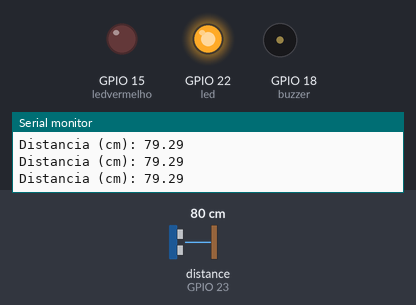
The sketch below on a simulated ESP32. On the bench: output pins drawn as LEDs (lit = HIGH), buzzer (waves = sounding), the last lines printed to the serial monitor. Wiring (inferred from the names in the program): ultrasonic range finder: trigger GPIO 5; echo GPIO 23. Inputs (shaded band) come from the test bench; at power-on: distance to the obstacle (sensor on GPIO 23) 80 cm. The echo pulse lasts 58.3 µs per cm; pins used as bus, display or sensor lines are not drawn.

Above: at 1.3 s.
1.4 s: distance to the obstacle (sensor on GPIO 23) set to 34 cm
2.9 s: distance to the obstacle (sensor on GPIO 23) set to 27 cm
At 4.1 s:
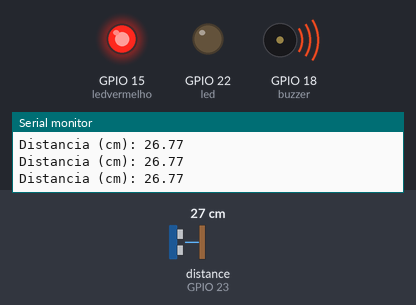
4.5 s: distance to the obstacle (sensor on GPIO 23) set to 35 cm
At 5.5 s:
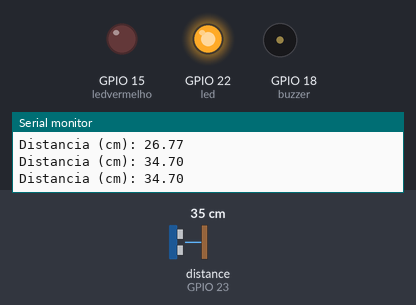
6.0 s: distance to the obstacle (sensor on GPIO 23) set to 2 cm
At 6.9 s:
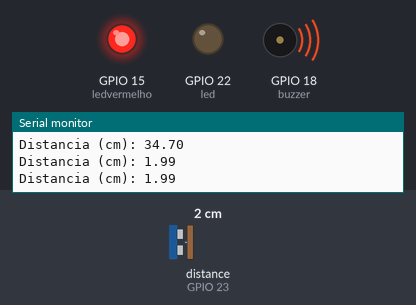
Timing chart, 0 to 8.5 s (numbered marks = the images above; inputs shaded):
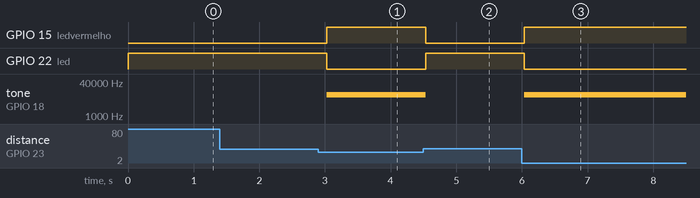

Measured:
- the behaviour switches between 31 and 30 cm on distance to the obstacle (sensor on GPIO 23) (found by bisection; images 0 and 1)
- after the input at 2.9 s, GPIO 15 (ledvermelho): LOW → HIGH after 0.13 s; GPIO 22 (led): HIGH → LOW after 0.13 s; tone on GPIO 18 (buzzer): silent → 10000 Hz after 0.13 s
- after the input at 4.5 s, GPIO 15 (ledvermelho): HIGH → LOW at once; GPIO 22 (led): LOW → HIGH at once; tone on GPIO 18 (buzzer): 10000 Hz → silent at once
- after the input at 6.0 s, GPIO 15 (ledvermelho): LOW → HIGH at once; GPIO 22 (led): HIGH → LOW at once; tone on GPIO 18 (buzzer): silent → 10000 Hz at once

The sketch:

main.ino
```cpp
#include <Arduino.h>

int led = 22;
int echoPin = 23;
int trigPin = 5;
int ledvermelho = 15;
int buzzer = 18;

#define SOUND_SPEED 0.034

long duration;
float distanciaCm;

void setup() {
  Serial.begin(115200);
  pinMode(led, OUTPUT);
  pinMode(trigPin, OUTPUT);
  pinMode(echoPin, INPUT);
  pinMode(ledvermelho, OUTPUT);
  pinMode(buzzer, OUTPUT);
}

void loop() {
  digitalWrite(trigPin, LOW);
  delayMicroseconds(2);
  // Mantem trigPin em estado HIGH por 10 microssegundos
  digitalWrite(trigPin, HIGH);
  delayMicroseconds(10);
  digitalWrite(trigPin, LOW);

  // Lê o echoPin, retorna o tempo de viagem da onda sonora em microssegundos
  duration = pulseIn(echoPin, HIGH);

  // Calcula a distância
  distanciaCm = duration * SOUND_SPEED/2;

  if (distanciaCm >= 30) {
    digitalWrite(ledvermelho, LOW);
    digitalWrite(led, HIGH);
    noTone(buzzer);
  } else {
    tone(buzzer, 10000);
    digitalWrite(ledvermelho, HIGH);
    digitalWrite(led, LOW);
  }

  // Imprime a distância no monitor serial
  Serial.print("Distancia (cm): ");
  Serial.println(distanciaCm);
  delay(500);
}
```
